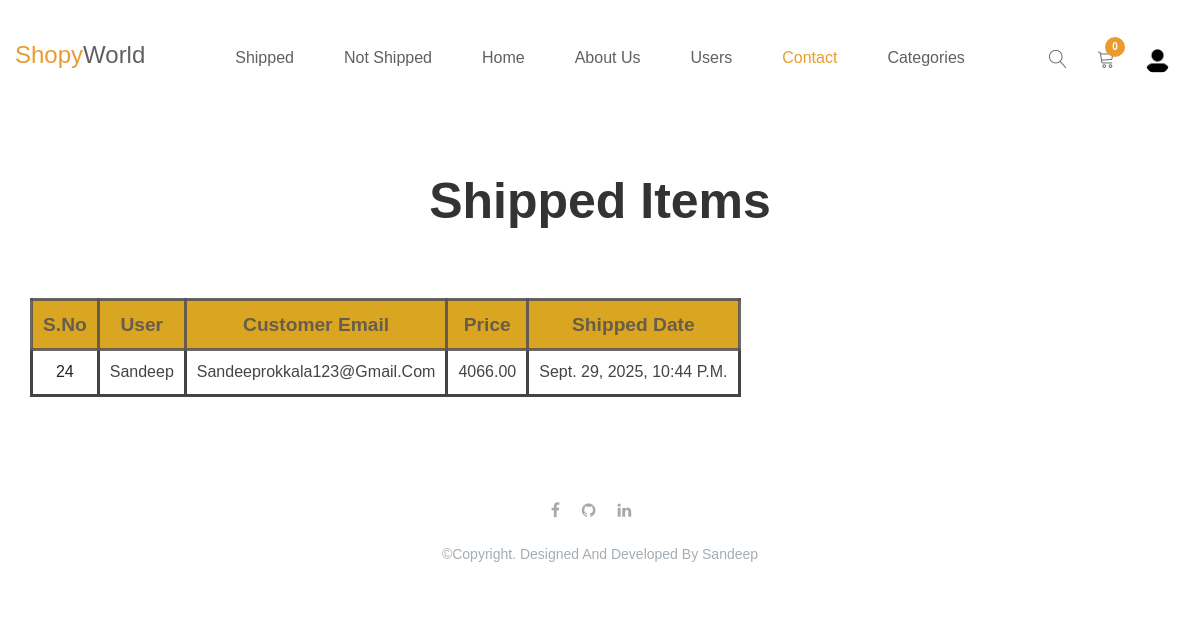
Page /payments/shipped_dash/ (signed in) on the earlier database version.
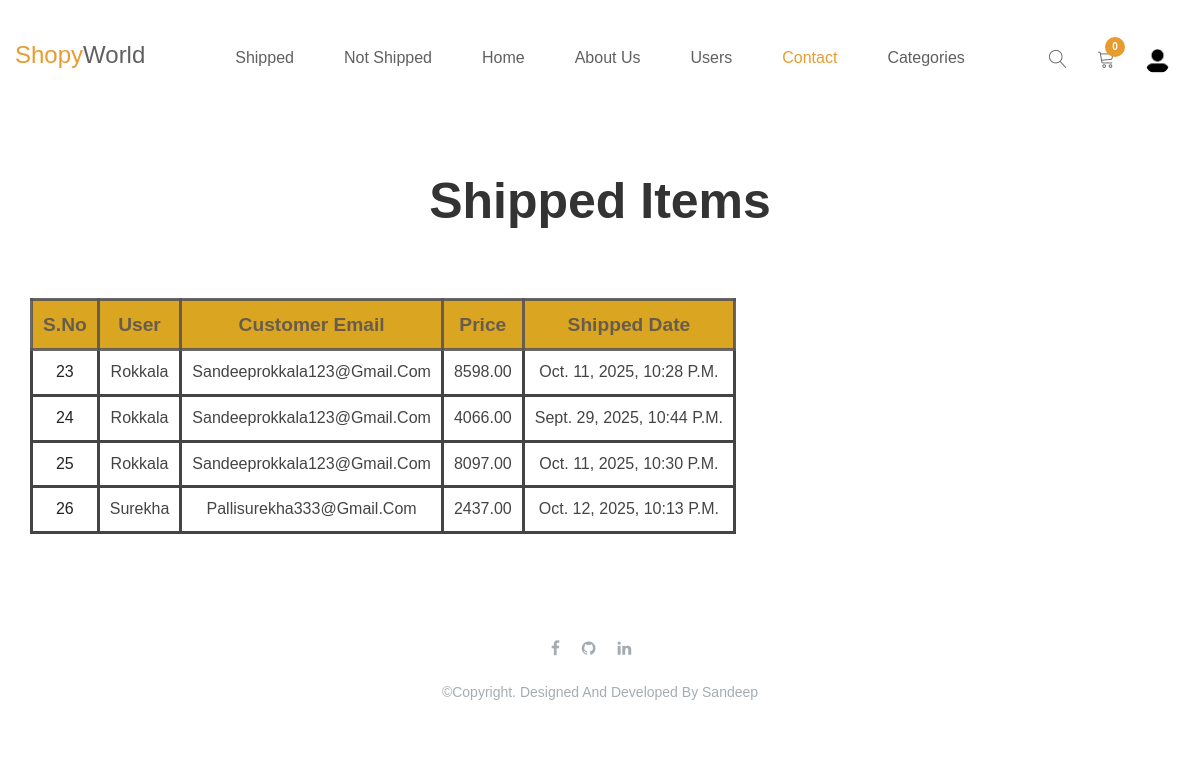
Same page on the later database version.
### payment_app/models.py (models this page shows, shortened)
class Order(models.Model):
    user = models.ForeignKey(User, on_delete=models.CASCADE,null=True,blank=True,related_name='store_orders')
    full_name = models.CharField(max_length=255)
    email = models.CharField(max_length=255)
    Shipping_Address = models.TextField()
    amount_pay = models.DecimalField(max_digits=20,decimal_places=2)
    date_ordered = models.DateTimeField(auto_now_add=True)
    shipped = models.BooleanField(default=False)
    date_shipped = models.DateTimeField(blank=True,null=True)

### payment_app/views.py (the view)
# urls.py: path('shipped_dash/',views.shipped_dash,name="shipped_dash"),
def shipped_dash(request):
    if request.user.is_authenticated and request.user.is_superuser:
        order=Order.objects.filter(shipped=True)
        return render(request,'payment/shipped.html',{'obj':order})

### cart/cart.py (called while the page is built)
	def __len__(self):
		return sum(item['quantity'] for item in self.cart.values())

### cart/context_processors.py (called while the page is built)
def cart(request):
	return {'cart': Cart(request), 'cart_len':len(Cart(request))}

### templates/payment/shipped.html (shortened to what this page needs)
{% extends "base.html" %}
{% block content %}
{% include "navbar.html" %}
<section id="about" class="about-section py-5">
  <div class="container">
    <h2 class="text-center mb-4"
        style="color: #333; font-family: 'Arial', sans-serif; font-size: 50px; font-weight: bold; margin-top:0;">
        Shipped Items
    </h2>
<br><br><br>
<div class='table-responsive'>
<table>
    <tr class="head_t">
        <th>S.no</th>
        <th>User</th>
        <th>customer Email</th>
        <th>Price</th>
        <th>shipped date</th>
    </tr>
    {% for item in obj %}
    <tr>
        <td><a href='{% url "orders" item.id %}'>{{item.id}}</a></td>
        <td>{{item.user}}</td>
        <td>{{item.email}}</td>
        <td>{{item.amount_pay}}</td>
        <td>{{item.date_shipped}}</td>
    </tr>
    {% endfor %}
</table></div>
</div>
</section>
{% include "footer.html" %}
{% endblock %}

Differences in the rows shown:
now on this page (row edited): Order: id "23", user "Rokkala", email "Sandeeprokkala123@gmail.com", amount_pay "8598.00", date_shipped "Oct. 11, 2025, 10:28 P.m."
changed Order "Sept. 29, 2025, 10:44 P.m.": user "Sandeep" → "Rokkala"
added Order: id "25", user "Rokkala", email "Sandeeprokkala123@gmail.com", amount_pay "8097.00", date_shipped "Oct. 11, 2025, 10:30 P.m."
added Order: id "26", user "Surekha", email "Pallisurekha333@gmail.com", amount_pay "2437.00", date_shipped "Oct. 12, 2025, 10:13 P.m."
